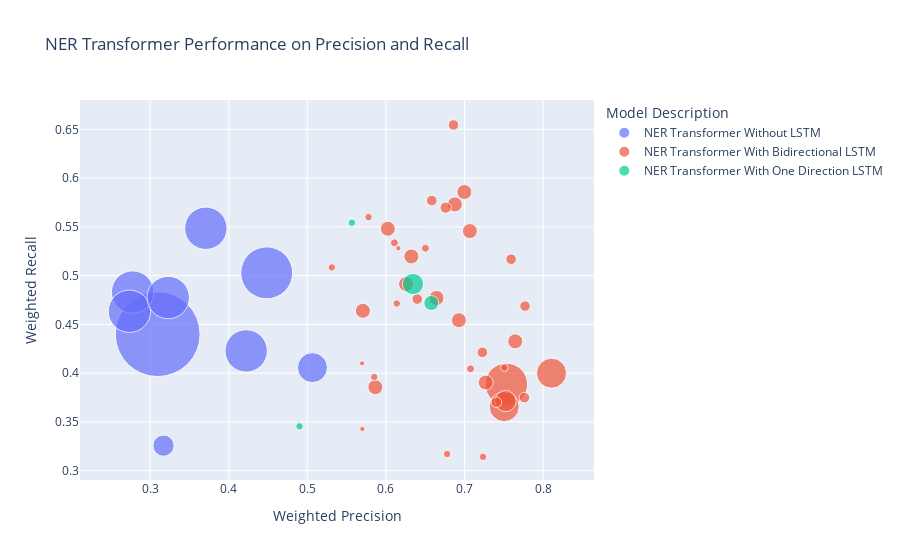

The code cell stored with this chart in its notebook:
### Markdown cell above
However, each model does have its advantages. The Named Entity Recognizer (NER) Transformer block with a Bidirectional LSTM generates much higher precision than recall, while the NER transformer with a simple dense neural network performs tends to do better on recall than precision. The few instances where we tested the NER Transformer with just an LSTM yielded comparable performance to the Bidirectional LSTM layer in precision and recall for models of similar size.

Typically, medium small Bidirectional LSTM models (with dimensions of 32 and 64 in the transformer layer) with fewer transformer heads performed best, while medium large models with more heads and dimensions of 64 and 128 in the transformer layer performed best.

We chose to focus more on the Bidrectional LSTM in performing model evaluations because we are able to similar recall performance with much better performance on precision.

### Code cell
records['# heads x embed_dim x ff_dim'] = records['Num Transformer Heads'] * records['embed_dim'] * records['ff_dim']
fig = px.scatter(records, x='Weighted Precision',
                 y = 'Weighted Recall', 
                 size = '# heads x embed_dim x ff_dim',
                 color = 'Model Description',
                 hover_data = ['Micro F5',
                               'Num Transformer Heads',
                               'embed_dim',
                               'ff_dim',
                               'Batch Size'],
                 title = 'NER Transformer Performance on Precision and Recall',
                 size_max = 60)
fig.show()

### Figure 1 — Plotly figure (JSON) as saved in the notebook; plotly's stock layout.template omitted (floating-point values rounded to 4 significant figures; data arrays with more than 128 entries replaced by an {"elided": "..."} marker saying what was removed)
{"data": [{"customdata": [[0.3249, 4, 32, 64, 32], [0.5387, 4, 64, 128, 16], [0.4945, 6, 64, 128, 16], [0.4092, 2, 64, 128, 8], [0.4248, 4, 64, 128, 8], [0.4338, 4, 128, 256, 32], [0.4665, 4, 64, 128, 16], [0.4464, 4, 64, 128, 16], [0.4667, 4, 64, 128, 16]], "hovertemplate": "Model Description=NER Transformer Without LSTM<br>Weighted Precision=%{x}<br>Weighted Recall=%{y}<br># heads x embed_dim x ff_dim=%{marker.size}<br>Micro F5=%{customdata[0]}<br>Num Transformer Heads=%{customdata[1]}<br>embed_dim=%{customdata[2]}<br>ff_dim=%{customdata[3]}<br>Batch Size=%{customdata[4]}<extra></extra>", "legendgroup": "NER Transformer Without LSTM", "marker": {"color": "#636efa", "size": [8192, 32768, 49152, 16384, 32768, 131072, 32768, 32768, 32768], "sizemode": "area", "sizeref": 36.41, "symbol": "circle"}, "mode": "markers", "name": "NER Transformer Without LSTM", "orientation": "v", "showlegend": true, "type": "scatter", "x": [0.317, 0.3708, 0.4483, 0.5065, 0.4221, 0.3096, 0.2777, 0.2736, 0.323], "xaxis": "x", "y": [0.3257, 0.5486, 0.5029, 0.4057, 0.4229, 0.44, 0.4831, 0.4635, 0.4775], "yaxis": "y"}, {"customdata": {"elided": "38x5 float values"}, "hovertemplate": "Model Description=NER Transformer With Bidirectional LSTM<br>Weighted Precision=%{x}<br>Weighted Recall=%{y}<br># heads x embed_dim x ff_dim=%{marker.size}<br>Micro F5=%{customdata[0]}<br>Num Transformer Heads=%{customdata[1]}<br>embed_dim=%{customdata[2]}<br>ff_dim=%{customdata[3]}<br>Batch Size=%{customdata[4]}<extra></extra>", "legendgroup": "NER Transformer With Bidirectional LSTM", "marker": {"color": "#EF553B", "size": [32768, 16384, 16384, 1024, 4096, 1024, 1024, 512, 1024, 1024, 4096, 4096, 4096, 4096, 8192, 1024, 4096, 4096, 4096, 1024, 2048, 2048, 2048, 512, 512, 1152, 1152, 1152, 2048, 2048, 2048, 4096, 4096, 2048, 4096, 2016, 4096, 2304], "sizemode": "area", "sizeref": 36.41, "symbol": "circle"}, "mode": "markers", "name": "NER Transformer With Bidirectional LSTM", "orientation": "v", "showlegend": true, "type": "scatter", "x": [0.7532, 0.7505, 0.8107, 0.5778, 0.6929, 0.7506, 0.6138, 0.57, 0.7236, 0.6779, 0.6998, 0.6256, 0.6644, 0.5865, 0.7523, 0.5851, 0.6324, 0.727, 0.6877, 0.5312, 0.7593, 0.686, 0.7227, 0.6158, 0.5697, 0.6503, 0.7077, 0.6108, 0.7763, 0.6584, 0.6399, 0.5706, 0.7645, 0.7406, 0.6024, 0.777, 0.7068, 0.676], "xaxis": "x", "y": [0.3886, 0.3657, 0.4, 0.56, 0.4543, 0.4057, 0.4714, 0.3429, 0.3143, 0.3171, 0.5857, 0.4914, 0.4771, 0.3857, 0.3714, 0.3961, 0.5197, 0.3904, 0.573, 0.5084, 0.5169, 0.6545, 0.4213, 0.5281, 0.4101, 0.5281, 0.4045, 0.5337, 0.375, 0.5769, 0.476, 0.4639, 0.4327, 0.3702, 0.5481, 0.4687, 0.5457, 0.5697], "yaxis": "y"}, {"customdata": [[0.5565, 2, 16, 32, 8], [0.4962, 4, 32, 64, 16], [0.477, 2, 32, 64, 8], [0.3504, 2, 16, 32, 8]], "hovertemplate": "Model Description=NER Transformer With One Direction LSTM<br>Weighted Precision=%{x}<br>Weighted Recall=%{y}<br># heads x embed_dim x ff_dim=%{marker.size}<br>Micro F5=%{customdata[0]}<br>Num Transformer Heads=%{customdata[1]}<br>embed_dim=%{customdata[2]}<br>ff_dim=%{customdata[3]}<br>Batch Size=%{customdata[4]}<extra></extra>", "legendgroup": "NER Transformer With One Direction LSTM", "marker": {"color": "#00cc96", "size": [1024, 8192, 4096, 1024], "sizemode": "area", "sizeref": 36.41, "symbol": "circle"}, "mode": "markers", "name": "NER Transformer With One Direction LSTM", "orientation": "v", "showlegend": true, "type": "scatter", "x": [0.5567, 0.6344, 0.6577, 0.49], "xaxis": "x", "y": [0.5543, 0.4914, 0.4719, 0.3455], "yaxis": "y"}], "layout": {"autosize": true, "legend": {"itemsizing": "constant", "title": {"text": "Model Description"}, "tracegroupgap": 0}, "title": {"text": "NER Transformer Performance on Precision and Recall"}, "xaxis": {"anchor": "y", "autorange": true, "domain": [0, 1], "range": [0.2204, 0.8577], "title": {"text": "Weighted Precision"}, "type": "linear"}, "yaxis": {"anchor": "x", "autorange": true, "domain": [0, 1], "range": [0.2782, 0.6885], "title": {"text": "Weighted Recall"}, "type": "linear"}}}
